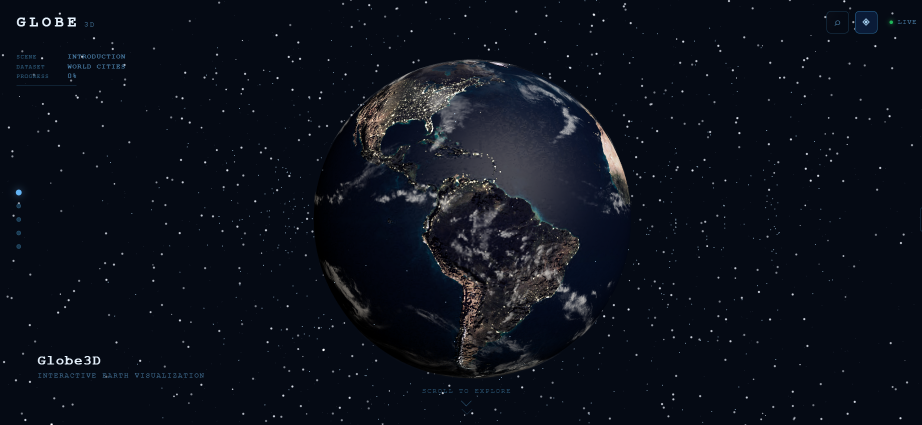
#> input picture Webgl-Data-Globe-main/docs/screenshots/earth.png, 1843 x 850 px, found by its file name (shown at 1/2 size)
$ python render_animation.py
#> lines starting #> are read from the running program, lines starting #| are printed output that depends on the picture
import math
import numpy as np
from PIL import Image, ImageDraw, ImageFilter, ImageEnhance

W, H = 1920, 1080
FPS = 30
DURATION = 12.0
N_FRAMES = int(FPS * DURATION)

EARTH_D = 640
ECX, ECY = 960, 545
ORBIT_RX = 620
ORBIT_TILT = 0.14          # vertical amplitude fraction of ORBIT_RX
PLANE_W = 460
DEPTH_SCALE = 0.30
THETA0 = 264.0             # start angle: just past the left limb, behind the planet

# ---------------- background: navy space + stars ----------------
rng = np.random.default_rng(7)

def make_background():
    y = np.linspace(0, 1, H)[:, None]
    x = np.linspace(0, 1, W)[None, :]
    d = np.sqrt((x - 0.35) ** 2 + (y - 0.3) ** 2)
    base = 10 + 22 * (1 - np.clip(d, 0, 1))
    bg = np.dstack([base * 0.45, base * 0.62, base * 1.35 + 6]).astype(np.uint8)
    return Image.fromarray(bg, "RGB")

N_STARS = 280
stars = []
for _ in range(N_STARS):
    sx = rng.uniform(0, W)
    sy = rng.uniform(0, H)
    br = rng.uniform(60, 220)
    size = int(rng.choice([1, 1, 1, 2, 2, 3]))
    k = int(rng.integers(1, 3))          # integer twinkle freq -> seamless loop
    ph = rng.uniform(0, 2 * math.pi)
    stars.append((sx, sy, br, size, k, ph))

BG = make_background()
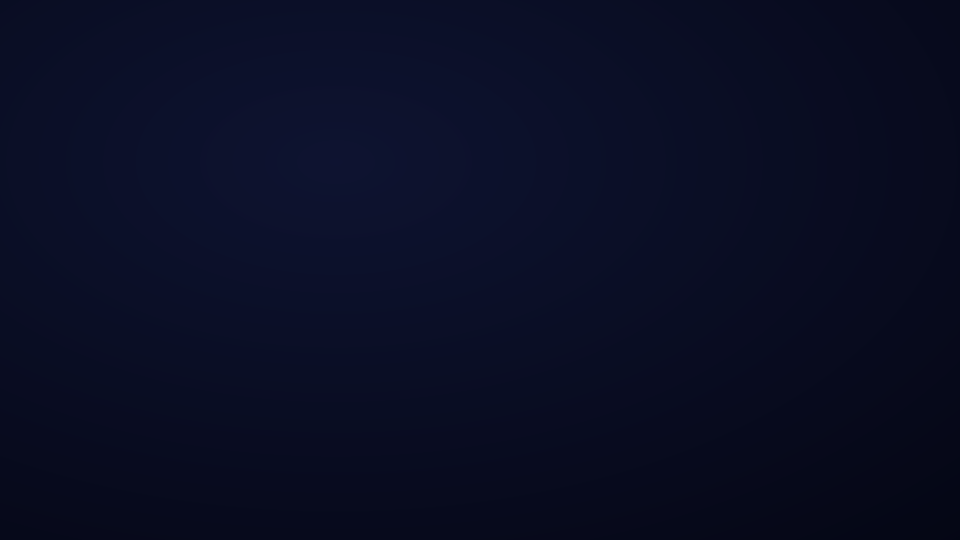
#> BG: PIL image 1920x1080 RGB (shown at 1/2 size); mean R, G, B 9.6, 13.4, 35.7

# ---------------- earth assets ----------------
earth_src = Image.open("assets/earth.png").convert("RGBA")
#> earth_src is the input picture: PIL image 1843x850 RGBA; mean R, G, B, A 11.7, 16.3, 26.3, 255
side = max(earth_src.size)
#> side = 1843
sq = Image.new("RGBA", (side, side), (0, 0, 0, 0))
#> sq: PIL image 1843x1843 RGBA; every value is 0
sq.paste(earth_src, ((side - earth_src.width) // 2, (side - earth_src.height) // 2), earth_src)
earth_src = sq.resize((EARTH_D, EARTH_D), Image.LANCZOS)
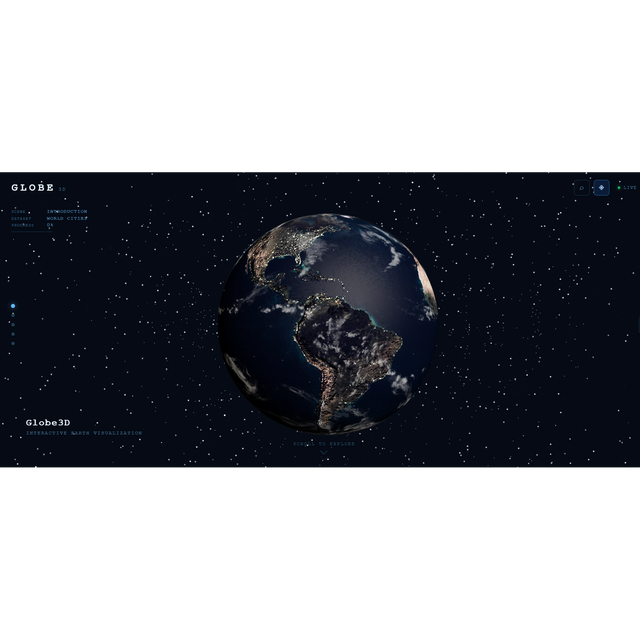
#> earth_src: PIL image 640x640 RGBA; mean R, G, B, A 5.4, 7.6, 12.2, 117.6; transparent parts drawn white

# atmosphere: soft outer halo + sharper rim
c = EARTH_D
glow = Image.new("RGBA", (EARTH_D * 2, EARTH_D * 2), (0, 0, 0, 0))
#> glow: PIL image 1280x1280 RGBA; every value is 0
gd = ImageDraw.Draw(glow)
gd.ellipse([c - EARTH_D // 2, c - EARTH_D // 2, c + EARTH_D // 2, c + EARTH_D // 2],
           fill=(70, 140, 255, 90))
glow = glow.filter(ImageFilter.GaussianBlur(26))
rim = Image.new("RGBA", (EARTH_D * 2, EARTH_D * 2), (0, 0, 0, 0))
rd = ImageDraw.Draw(rim)
rd.ellipse([c - EARTH_D // 2, c - EARTH_D // 2, c + EARTH_D // 2, c + EARTH_D // 2],
           outline=(120, 180, 255, 110), width=3)
rim = rim.filter(ImageFilter.GaussianBlur(4))
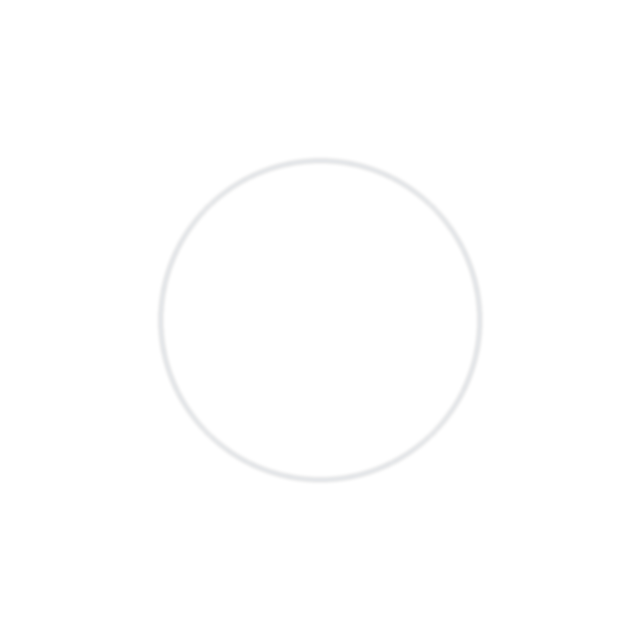
#> rim: PIL image 1280x1280 RGBA (shown at 1/2 size); mean R, G, B, A 0.4, 0.6, 0.9, 0.4; transparent parts drawn white
glow = Image.alpha_composite(glow, rim)

# ---------------- clouds: isotropic noise, tileable horizontally ----------------
CW = EARTH_D * 2
noise = rng.uniform(0, 1, (48, 96)).astype(np.float32)
cn_img = Image.fromarray((noise * 255).astype(np.uint8)).resize((CW, EARTH_D), Image.BICUBIC)
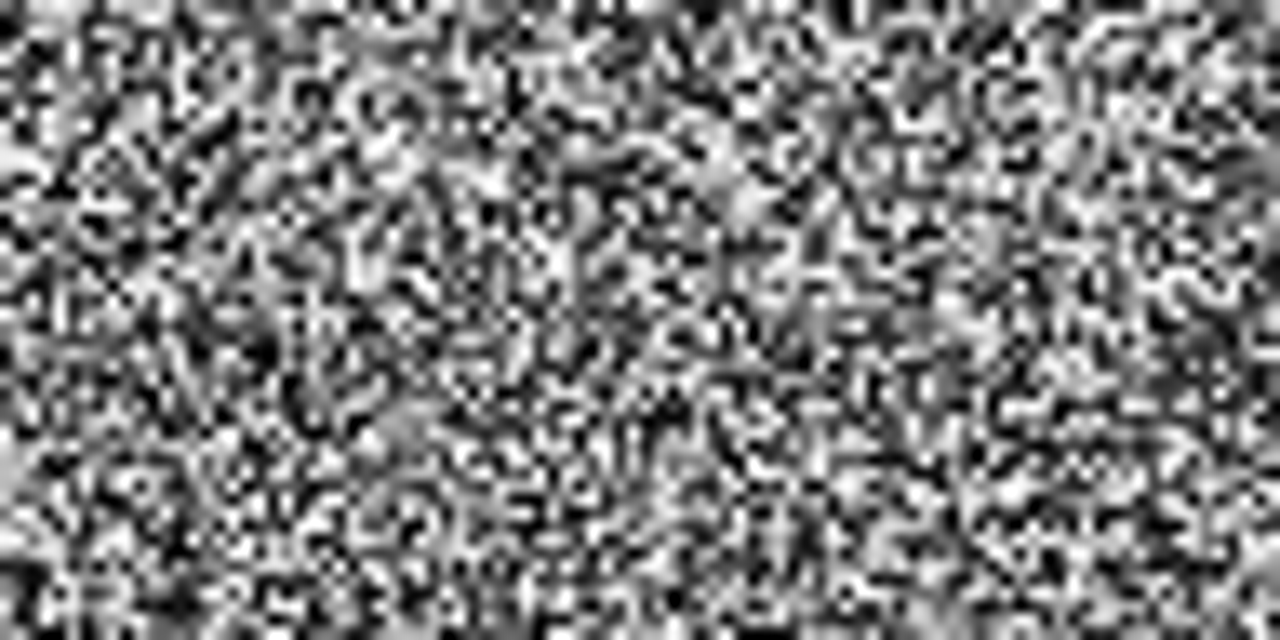
#> cn_img: PIL image 1280x640 L; min 0, max 255, mean 126
cn = np.array(cn_img).astype(np.float32) / 255.0
cn = np.clip((cn - 0.55) * 2.6, 0, 1) ** 1.8
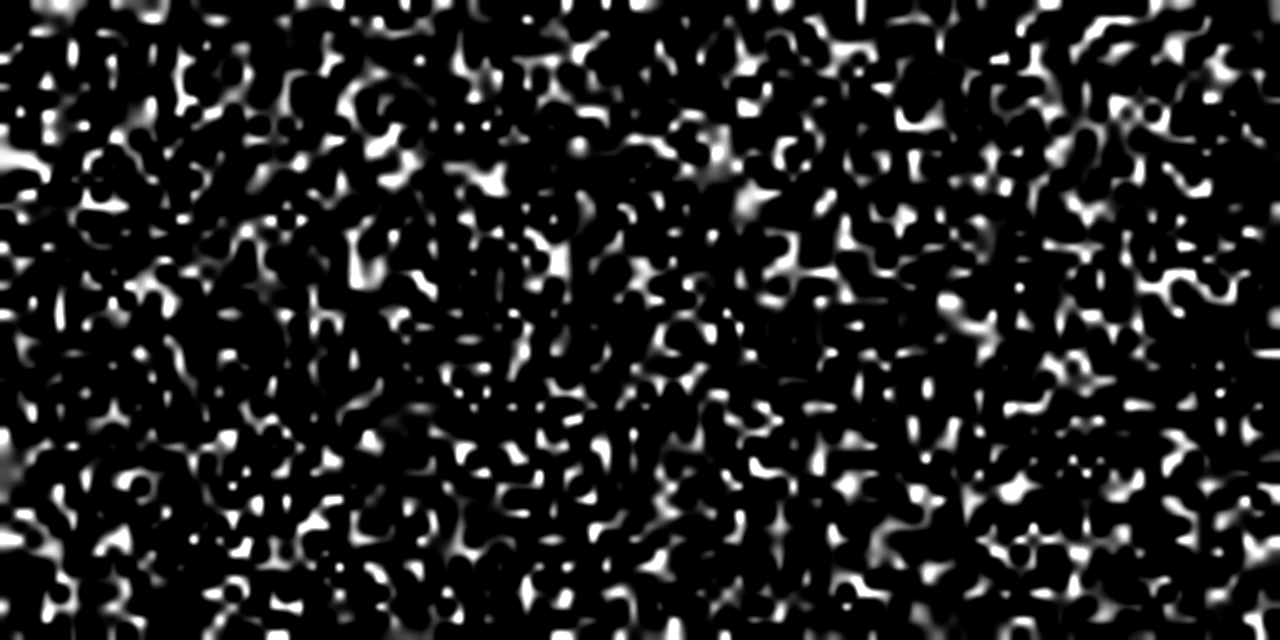
#> cn: shape (640, 1280) float32; min 0, max 1, mean 0.131
cloud_strip = np.tile(cn, (1, 2))                       # width 2*CW -> wraps seamlessly
cloud_alpha = (cloud_strip * 55).astype(np.uint8)
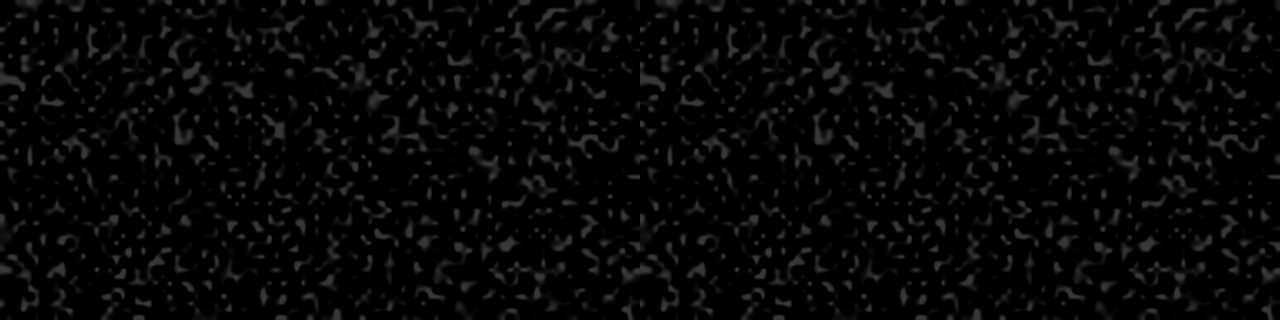
#> cloud_alpha: shape (640, 2560) (shown at 1/2 size); min 0, max 55, mean 7
cloud_img = Image.fromarray(
    np.dstack([np.full_like(cloud_alpha, 255), np.full_like(cloud_alpha, 255),
               np.full_like(cloud_alpha, 255), cloud_alpha]), "RGBA")
disk_mask = earth_src.getchannel("A")
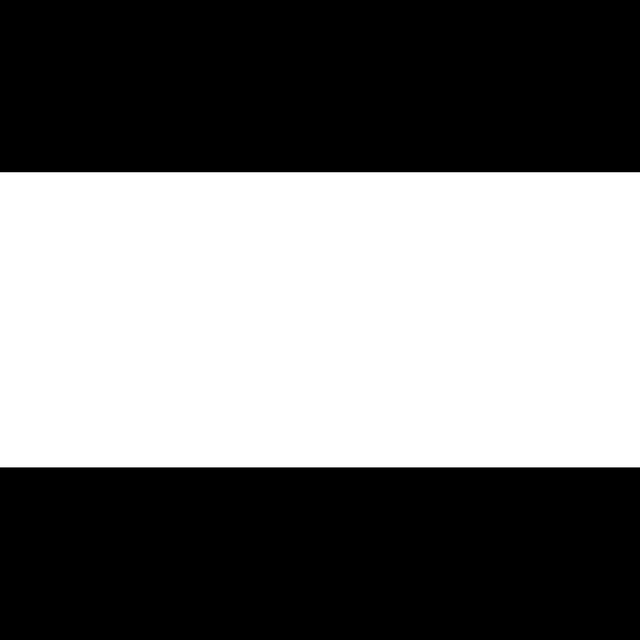
#> disk_mask: PIL image 640x640 L; min 0, max 255, mean 117.6

# ---------------- plane sprites ----------------
#> (the run stopped early here; a loop or call above may not have finished)

$ run again, with Webgl-Data-Globe-main/docs/screenshots/hero.png copied over Webgl-Data-Globe-main/docs/screenshots/earth.png
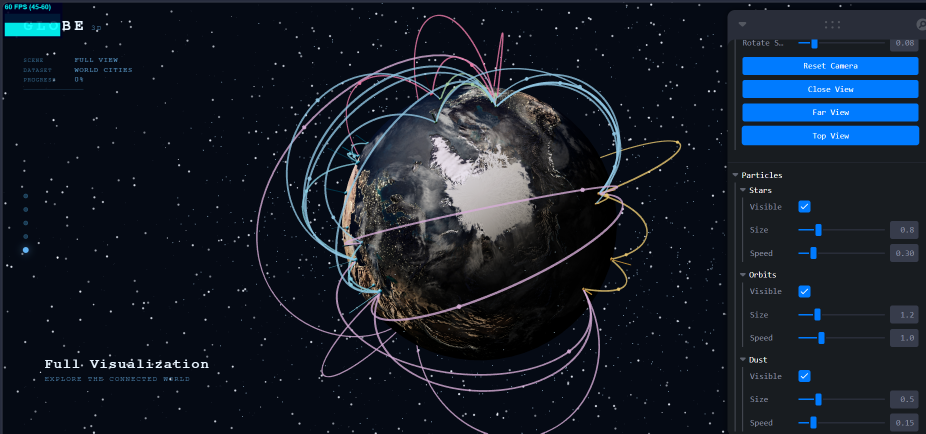
#> input picture Webgl-Data-Globe-main/docs/screenshots/hero.png, 1851 x 867 px, found by its file name (shown at 1/2 size)
#> earth_src is the input picture: PIL image 1851x867 RGBA; mean R, G, B, A 21.2, 29.7, 42.2, 255
#> `earth_src = sq.resize((EARTH_D, EARTH_D), Image.LANCZOS)`:
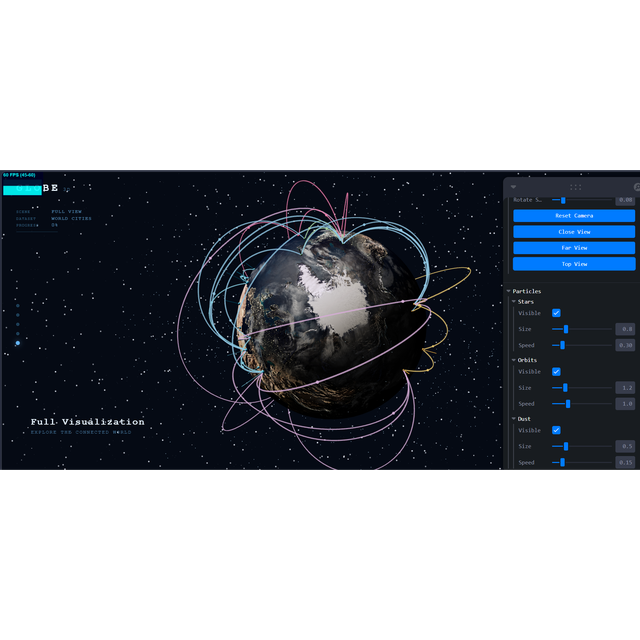
#> earth_src: PIL image 640x640 RGBA; mean R, G, B, A 10, 13.9, 19.8, 119.4; transparent parts drawn white
#> `disk_mask = earth_src.getchannel("A")`:
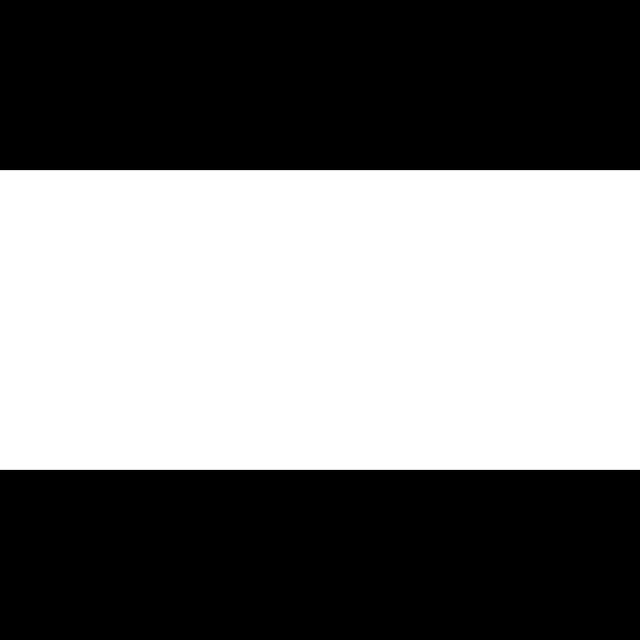
#> disk_mask: PIL image 640x640 L; min 0, max 255, mean 119.4

$ run again, with Webgl-Data-Globe-main/docs/screenshots/routes.png copied over Webgl-Data-Globe-main/docs/screenshots/earth.png
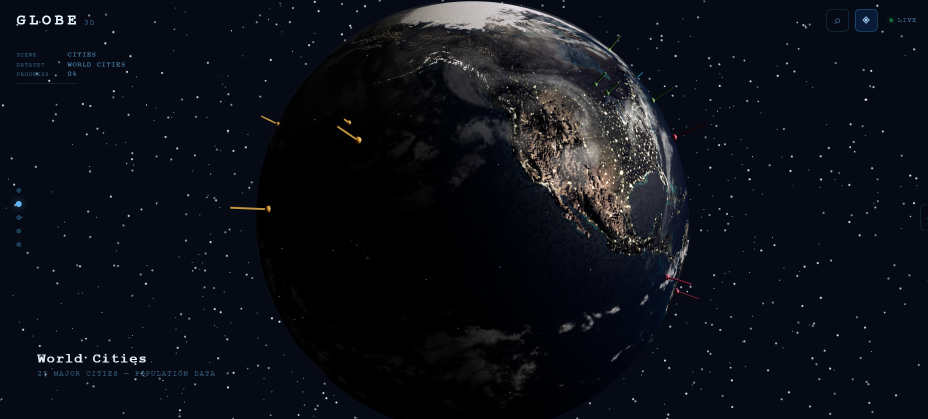
#> input picture Webgl-Data-Globe-main/docs/screenshots/routes.png, 1855 x 838 px, found by its file name (shown at 1/2 size)
#> earth_src is the input picture: PIL image 1855x838 RGBA; mean R, G, B, A 12.7, 15.9, 23.1, 255
#> `earth_src = sq.resize((EARTH_D, EARTH_D), Image.LANCZOS)`:
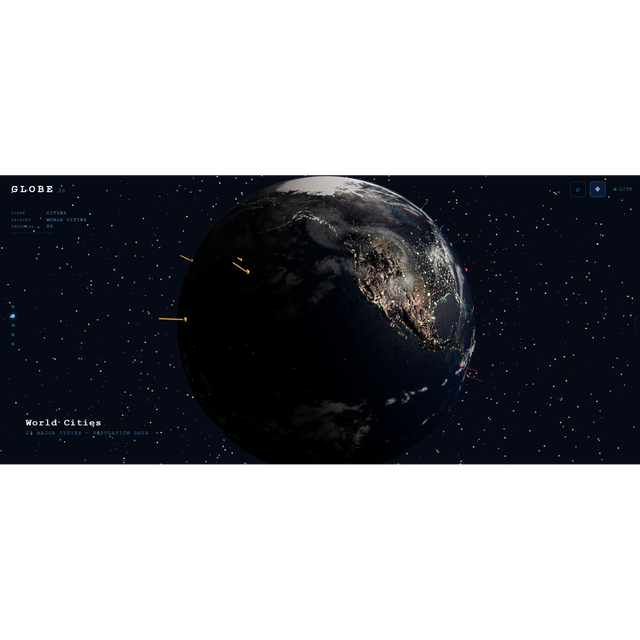
#> earth_src: PIL image 640x640 RGBA; mean R, G, B, A 5.8, 7.2, 10.5, 115.2; transparent parts drawn white
#> `disk_mask = earth_src.getchannel("A")`:
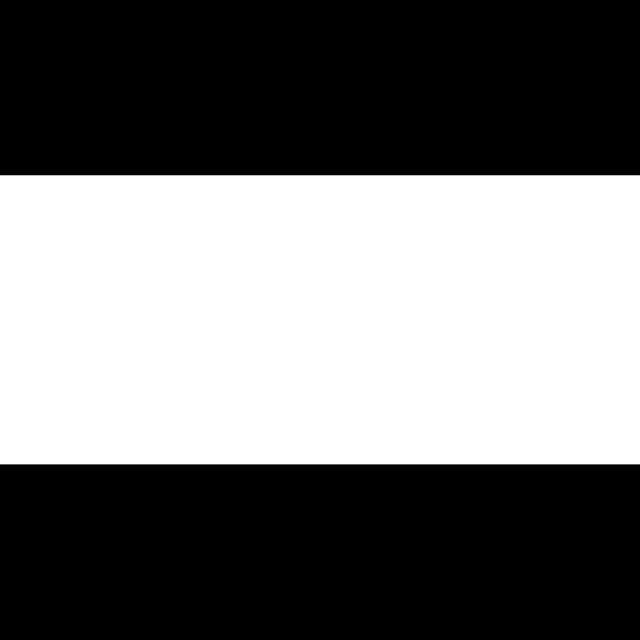
#> disk_mask: PIL image 640x640 L; min 0, max 255, mean 115.2

$ run again, with Webgl-Data-Globe-main/docs/screenshots/ui.png copied over Webgl-Data-Globe-main/docs/screenshots/earth.png
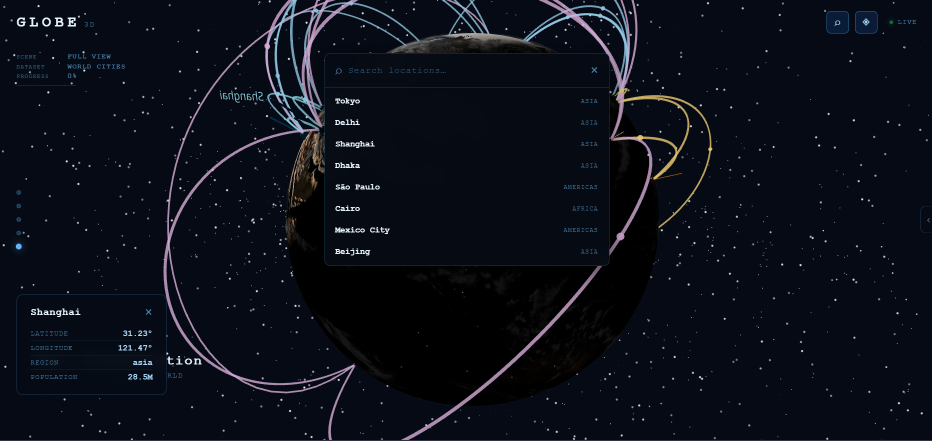
#> input picture Webgl-Data-Globe-main/docs/screenshots/ui.png, 1864 x 882 px, found by its file name (shown at 1/2 size)
#> earth_src is the input picture: PIL image 1864x882 RGBA; mean R, G, B, A 10.6, 14.9, 23.9, 255
#> earth_src: PIL image 640x640 RGBA
#> `disk_mask = earth_src.getchannel("A")`:
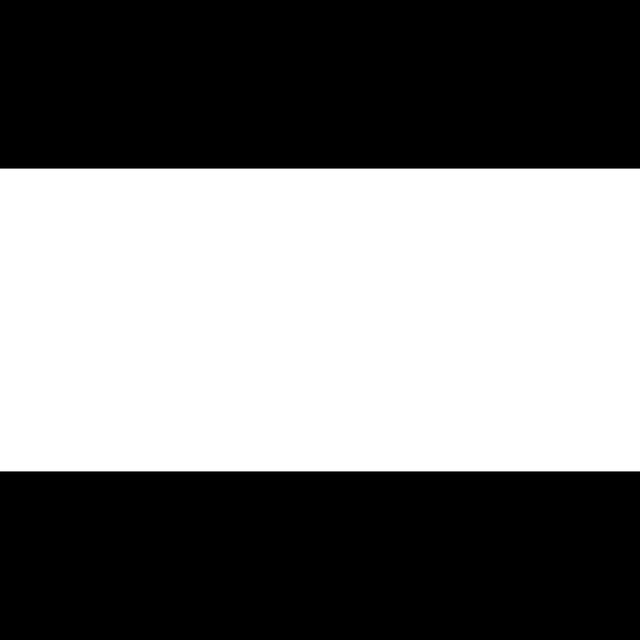
#> disk_mask: PIL image 640x640 L; min 0, max 255, mean 120.7
